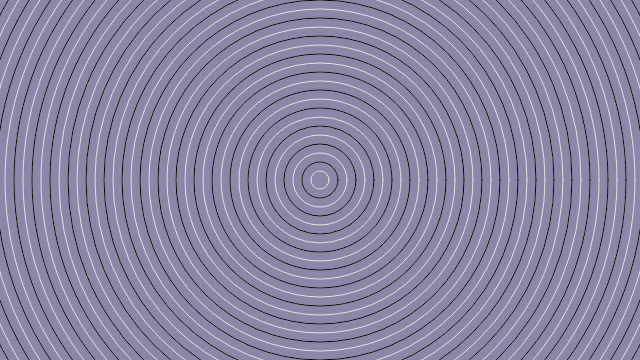
Frame 1 (no input)
Frame 2 (the mouse pressed at the canvas centre, redrawn once): identical to frame 1, image omitted

The p5.js sketch that drew this single still picture (run headless with seeded random() and noise() and a simulated clock; the mouse was pressed at the canvas centre and the sketch redrawn once):

// p5.js sketch
// ── sketch.js
function setup() {
	// create a place to draw
	createCanvas(640, 360);
	noLoop();
}

function draw() {
	// color the background
	background(140, 134, 169);
	//Setup white circles
	noFill();
	for (var i = 0; i < 100; i++) {
		stroke(225);
		ellipse(320, 180, i * 18, i * 18);
	}

	//Setup black circles
	noFill();
	for (var n = 0; n < 100; n++) {
		stroke(0);
		ellipse(320, 180, n * 36, n * 36);
	}
}
